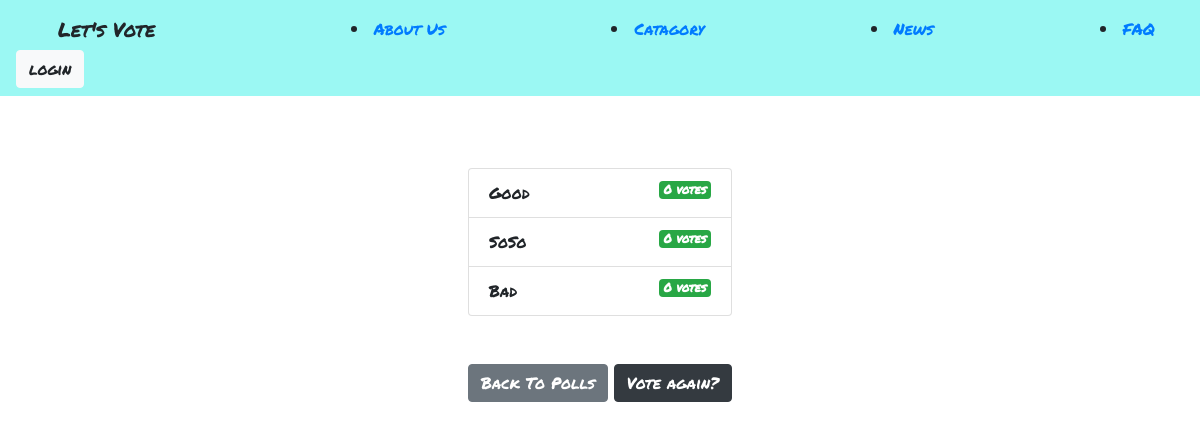
/polls/1/results/, run on an earlier commit of the app's database.
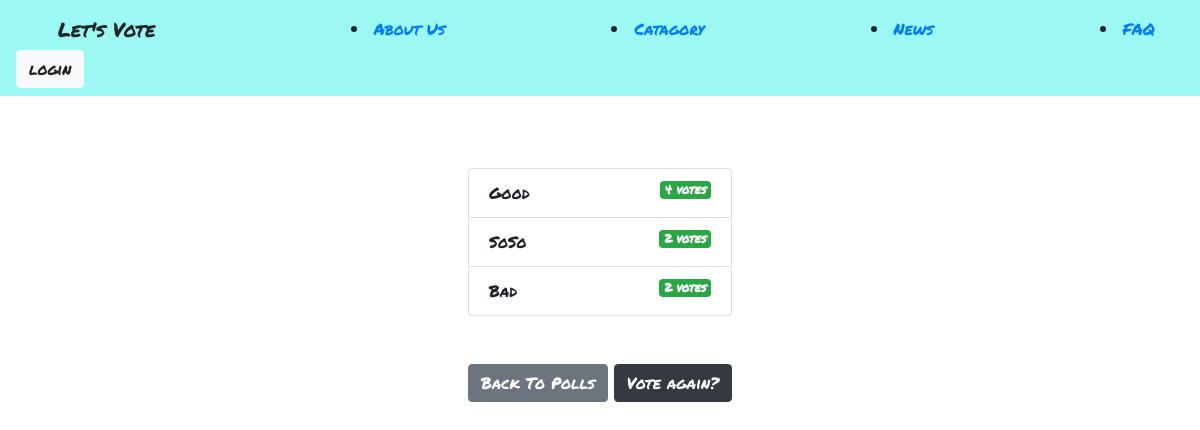
And on a later commit of the database.
### polls/models.py (models this page shows, shortened)
class Choice(models.Model):
    question = models.ForeignKey(Question, on_delete=models.CASCADE)
    choice = models.CharField(max_length=100)
    votes = models.IntegerField(default=0)

### polls/views.py (the view)
# urls.py: path('<int:question_id>/results/', views.results, name="results") ,
def results(request, question_id):
    question = get_object_or_404(Question, pk=question_id)
    return render(request, "polls/results.html", {'question':question})

### templates/polls/results.html (shortened to what this page needs)
{% extends 'base.html' %}
{% block content %}
<ul class="list-group mb-5">
	{% for choice in question.choice_set.all %}
	<li class="list-group-item">
		{{ choice.choice }}  <span class="badge badge-success float-right">{{ choice.votes }} vote{{ choice.votes | pluralize }}</span>
	</li>
	{% endfor %}
</ul>
<a class="btn btn-secondary" href="{% url 'polls:index' %}">Back To Polls</a>
<a class="btn btn-dark" href="{% url 'polls:detail' question.id %}">Vote again?</a>
{% endblock %}

### templates/base.html (shortened to what this page needs)
<!DOCTYPE html>
<html lang="en">
<head>
    <link rel="stylesheet" href="https://stackpath.bootstrapcdn.com/bootstrap/4.4.1/css/bootstrap.min.css">
</head>
<body>
    {% load static %}
    <link rel="stylesheet" type="text/css" href="{% static 'style.css' %}">
    <nav class="navbar mb-4">
        <div class="container">
            <a class="btn navbar-brand" href="/">
                Let's Vote
            </a>
                    <li><a href="/">About Us</a></li>
                    <li><a href="/">Catagory</a></li>
                    <li><a href="/">News</a></li>
                    <li><a href="/">FAQ</a></li>
        </div>
        <a class="btn btn-light" href='/admin'>
            login
        </a>
    </nav>
    <div class="container">
        <div class="row">
            <div class="m-auto">
                {% block content %}{% endblock %}
            </div>
        </div>
    </div>
</body>
</html>

### polls/static/style.css (style rules this page uses)
nav { background-color: #9bf8f3; }
a { font-family: 'Permanent Marker', cursive; }
div { font-family: 'Permanent Marker', cursive; }

What changed in the data, as far as the page shows it:
changed Choice "Good": votes "0" → "4"
changed Choice "SoSo": votes "0" → "2"
changed Choice "Bad": votes "0" → "2"
